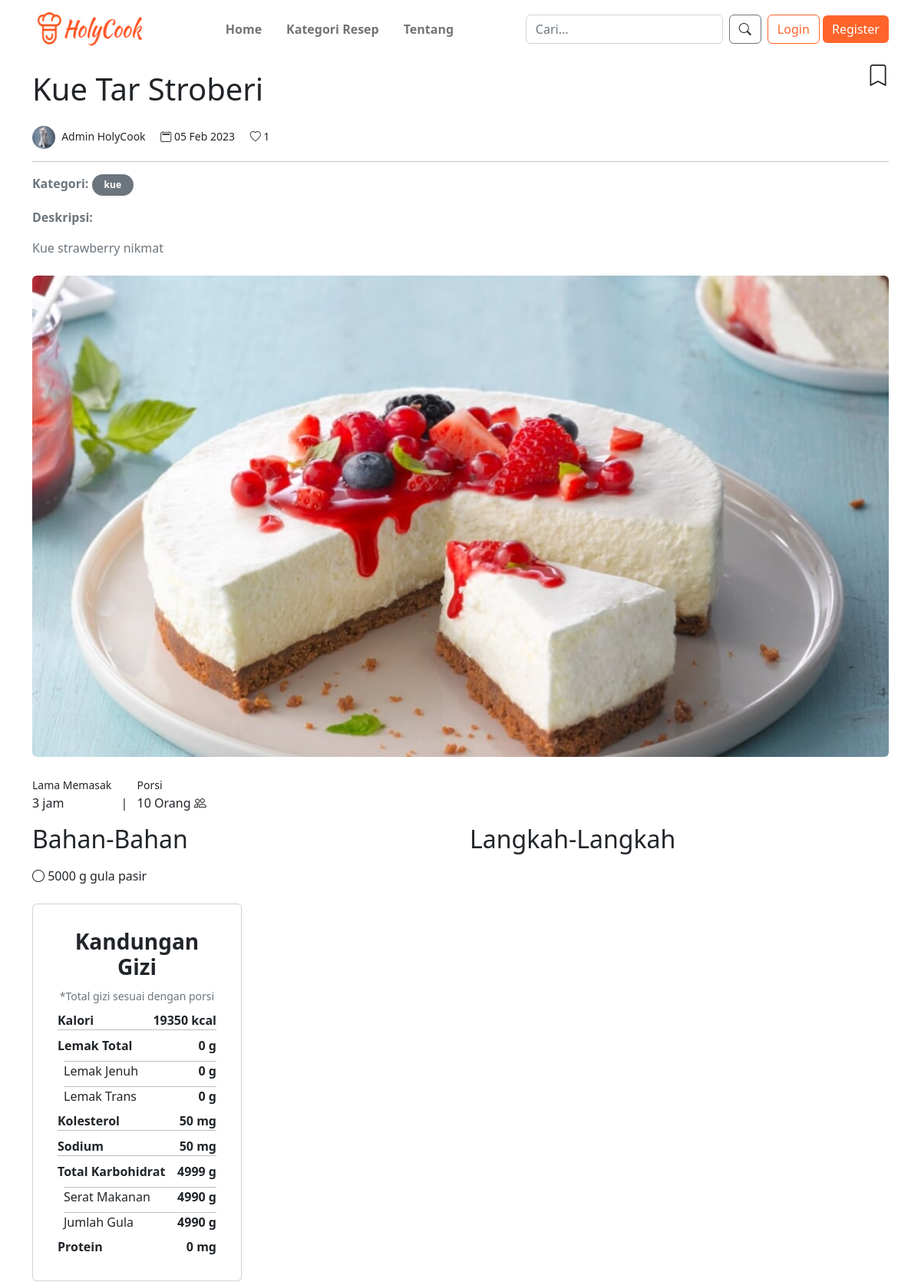
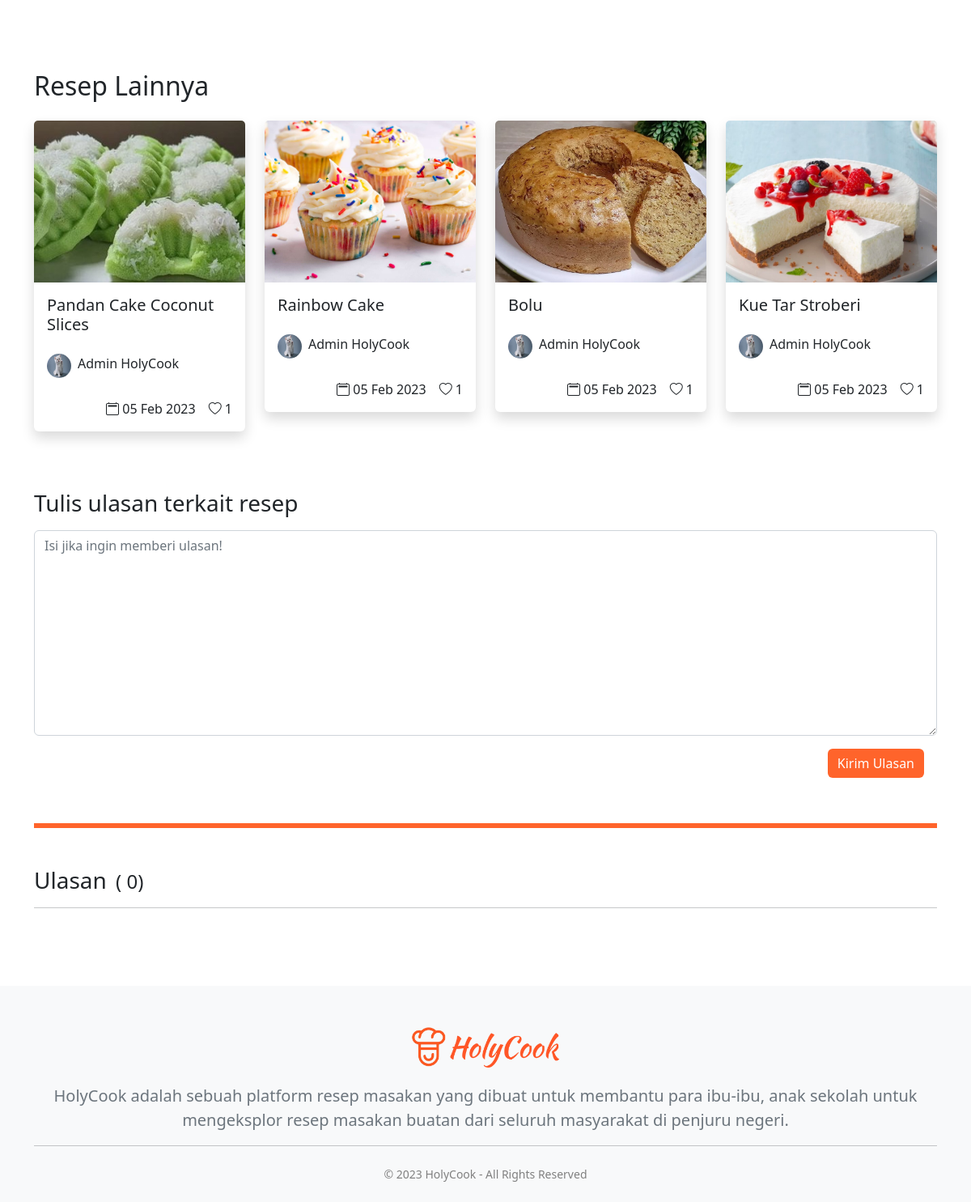
Screenshot of /pages/detail-resep.php?id_resep=8 with the database file from the repository (2 pictures, top to bottom).
### tables this page shows
CREATE TABLE `resep` (
  `id_resep` int(5) NOT NULL AUTO_INCREMENT,
  `judul` varchar(100) NOT NULL,
  `kategori` varchar(50) NOT NULL,
  `porsi` int(5) NOT NULL,
  `lama_masak` varchar(50) NOT NULL,
  `deskripsi` longtext NOT NULL,
  `bahan` longtext NOT NULL,
  `langkah` longtext NOT NULL,
  `gizi` longtext NOT NULL,
  `foto` varchar(50) NOT NULL,
  `tanggal` date NOT NULL,
  `id_user` int(5) NOT NULL,
  PRIMARY KEY (`id_resep`),
  KEY `id_user` (`id_user`),
  CONSTRAINT `resep_ibfk_1` FOREIGN KEY (`id_user`) REFERENCES `user` (`id_user`)
);

CREATE TABLE `user` (
  `id_user` int(5) NOT NULL AUTO_INCREMENT,
  `nama` varchar(100) NOT NULL,
  `jk` enum('L','P') NOT NULL,
  `no_telp` varchar(13) NOT NULL,
  `alamat` text NOT NULL,
  `foto` varchar(50) NOT NULL,
  `email` varchar(50) NOT NULL,
  `password` text NOT NULL,
  PRIMARY KEY (`id_user`)
);

### pages/detail-resep.php (the view, shortened to what this page needs)
<?php
include 'layout.php';
$db = dbConnect();
$id_resep = $_GET['id_resep'];
$sql = "SELECT a.*, b.nama as nama_user, b.foto as fotoUser
        FROM resep as a
        INNER JOIN user as b ON a.id_user = b.id_user
        WHERE a.id_resep = $id_resep";
$res = $db->query($sql);
if ($res) {
    $resep = $res->fetch_assoc();
} else {
    echo $db->error;
}
$sqlfav = "SELECT COUNT(*) as fav FROM resep_favorit WHERE id_resep ='$id_resep'";
$resfav = $db->query($sqlfav);
$fav = $resfav->fetch_assoc();
$kategori = $resep['kategori'];
$sqllainnya = "SELECT COUNT(*) as jml_fav, b.*, c.nama as nama_user, c.foto as fotoUser FROM resep_favorit as a
                INNER JOIN resep as b ON a.id_resep = b.id_resep
                INNER JOIN user as c ON b.id_user = c.id_user
                WHERE kategori = '$kategori'
                GROUP BY b.judul
                ORDER BY RAND()
                LIMIT 4";
$reslainnya = $db->query($sqllainnya);
$datalainnya = $reslainnya->fetch_all(MYSQLI_ASSOC);
?>
<div class="container">
    <div>
        <strong>
            <form id="ffav" action="simpan-favorit.php" method="post">
                <span class="fs-3" style="float:right;cursor:pointer" onclick="konfirmasiSimpan()"><i
                        class="bi bi-bookmark"></i></span>
            </form>
        </strong>
        <h1 class="py-3 mb-0">
            <?= $resep['judul'] ?>
        </h1>
    </div>
    <div class="my-2 mr-4">
        <?php
        if ($resep['fotoUser'] != 'profile-pict.png') {
            ?>
            <img src="../assets/uploads/profile/<?= $resep['fotoUser'] ?>" alt="Profile" class="img-fluid rounded-circle"
                style="width: 30px; height: 30px" />
            <?php
        } else {
            ?>
            <img src="../assets/images/<?= $resep['fotoUser'] ?>" alt="Profile" class="img-fluid rounded-circle"
                style="width: 30px; height: 30px" />
            <?php
        }
        ?>
        <small class="ms-1">
            <?= $resep['nama_user'] ?>
        </small>
        <small class="ms-3"><i class="bi bi-calendar2"></i>
            <?= date('d M Y', strtotime($resep['tanggal'])) ?>
        </small>
        <small class="ms-3"><i class="bi bi-heart"></i>
            <?= $fav['fav'] ?>
        </small>
    </div>
    <div class="my-2">
        <hr />
        <p class="text-muted mt-2">
            <span class="fw-semibold">Kategori: </span>
            <span class="badge rounded-pill text-bg-secondary py-2 px-3">
                <?= $resep['kategori'] ?>
            </span>
        </p>
        <p class="text-muted fw-semibold">
            <span class="fw-semibold">Deskripsi: </span>
        </p>
        <p class="text-muted">
            <?= strip_tags($resep['deskripsi']) ?>
        </p>
    </div>
    <div class=" my-4">
        <img src="../assets/uploads/resep/<?= $resep['foto'] ?>" alt="resep" class="img-fluid w-100 rounded" />
    </div>
    <div class="row mt-0">
        <div class="col-md-12">
            <ul class="list-inline">
                <li class="list-inline-item">
                    <small>Lama Memasak</small>
                    <br />
                    <span>
                        <?= $resep['lama_masak'] ?>
                    </span>
                </li>
                <li class="list-inline-item">|</li>
                <li class="list-inline-item">
                    <small>Porsi</small>
                    <br />
                    <span>
                        <?= $resep['porsi'] ?> Orang <i class="bi bi-people"></i>
                    </span>
                </li>
            </ul>
        </div>
    </div>
    <div class="row">
        <div class="col-md-6">
            <h2>Bahan-Bahan</h2>
            <div class="checklist pb-2">
                <?php
                $jml_bahan = explode(" , ", $resep['bahan']);
                for ($i = 0; $i < count($jml_bahan); $i++) {
                    ?>
                    <div class="recipe-checkbox mt-3 mb-3">
                        <span style="cursor:pointer"><i class="bi bi-circle"></i>
                            <?= $jml_bahan[$i] ?>
                        </span>
                    </div>
                    <?php
                }
                ?>
            </div>
            <div class="card p-3 w-50">
                <div class="card-body">
                    <h3 class="card-title fw-bold text-center">Kandungan Gizi</h3>
                    <center><small class="text-muted mb-3">*Total gizi sesuai dengan porsi</small></center>
                    <div class="d-flex justify-content-between mt-2" style="border-bottom: 1px solid#bdbdbd">
                        <span class="fw-bold">Kalori</span>
                        <span class="fw-semibold kalori">0</span>
                    </div>
                    <div class="d-flex justify-content-between mt-2">
                        <span class="fw-bold">Lemak Total</span>
                        <span class="fw-semibold lemak-total">0 g</span>
                    </div>
                    <div class="d-flex justify-content-between mt-2 ms-2 mt-2" style="border-top: 1px solid #bdbdbd">
                        <span>Lemak Jenuh</span>
                        <span class="fw-semibold lemak-jenuh">0 g</span>
                    </div>
                    <div class="d-flex justify-content-between mt-2 ms-2 mt-2" style="border-top: 1px solid #bdbdbd">
                        <span>Lemak Trans</span>
                        <span class="fw-semibold lemak-trans">0 g</span>
                    </div>
                    <div class="d-flex justify-content-between mt-2" style="border-bottom: 1px solid#bdbdbd">
                        <span class="fw-bold">Kolesterol</span>
                        <span class="fw-semibold kolesterol">0 g</span>
                    </div>
                    <div class="d-flex justify-content-between mt-2" style="border-bottom: 1px solid#bdbdbd">
                        <span class="fw-bold">Sodium</span>
                        <span class="fw-semibold sodium">0 g</span>
                    </div>
                    <div class="d-flex justify-content-between mt-2">
                        <span class="fw-bold">Total Karbohidrat</span>
                        <span class="fw-semibold karbohidrat">0 g</span>
                    </div>
                    <div class="d-flex justify-content-between mt-2 ms-2 mt-2" style="border-top: 1px solid #bdbdbd">
                        <span>Serat Makanan</span>
                        <span class="fw-semibold seratmakanan">0 g</span>
                    </div>
                    <div class="d-flex justify-content-between mt-2 ms-2 mt-2" style="border-top: 1px solid #bdbdbd">
                        <span>Jumlah Gula</span>
                        <span class="fw-semibold jumlahgula">0 g</span>
                    </div>
                    <div class="d-flex justify-content-between mt-2">
                        <span class="fw-bold">Protein</span>
                        <span class="fw-semibold protein">0 g</span>
                    </div>
                </div>
            </div>
            <br>
        </div>
        <div class="col-md-6">
            <h2>Langkah-Langkah</h2>
        </div>
    </div>
    <div class="row mb-4">
        <h2 class="py-3 mt-5">Resep Lainnya</h2>
        <?php
        foreach ($datalainnya as $barisData) {
            ?>
            <div class="col-md-3 mb-5">
                <a href="detail-resep.php?id_resep=<?= $barisData['id_resep'] ?>"
                    class="text-decoration-none text-dark resep">
                    <div class="card shadow border-0">
                        <div class="inner">
                            <img src="../assets/uploads/resep/<?= $barisData['foto'] ?>" class="card-img-top img-fluid"
                                alt="..." style="width: 100%; height: 200px;" />
                        </div>
                        <div class="card-body">
                            <h5 class="card-title mb-4 judul">
                                <?= $barisData['judul'] ?>
                            </h5>
                            <div class="d-flex justify-content-start">
                                <?php
                                if ($barisData['fotoUser'] != 'profile-pict.png') {
                                    ?>
                                    <img src="../assets/uploads/profile/<?= $barisData['fotoUser'] ?>" alt="Profile"
                                        class="img-fluid rounded-circle" style="width: 30px; height: 30px" />
                                    <?php
                                } else {
                                    ?>
                                    <img src="../assets/images/<?= $barisData['fotoUser'] ?>" alt="Profile"
                                        class="img-fluid rounded-circle" style="width: 30px; height: 30px" />
                                    <?php
                                }
                                ?>
                                <p class="ms-2">
                                    <?= $barisData['nama_user'] ?>
                                </p>
                            </div>
                        </div>
                        <div class="d-flex justify-content-end">
                            <p class="me-3"><i class="bi bi-calendar2"></i>
                                <?= date('d M Y', strtotime($barisData['tanggal'])) ?>
                            </p>
                            <p class="me-3"><i class="bi bi-heart"></i>
                                <?= $barisData['jml_fav'] ?>
                            </p>
                        </div>
                    </div>
                </a>
            </div>
            <?php
        }
        ?>
    </div>
    <h3 class="mb-3">Tulis ulasan terkait resep</h3>
    <form action="simpan-ulasan.php" method="post">
        <div class="form-group">
            <textarea name="isi" class="form-control w-100 mb-3" rows="10" placeholder="Isi jika ingin memberi ulasan!"
                required></textarea>
            <div class="d-flex justify-content-end me-3 mb-2">
                <button type="submit" name="submit" class="btn btn-primary btnOren mb-5"
                    style="background:#ff642b;border:none;">Kirim
                    Ulasan</button>
            </div>
        </div>
    </form>
    <div style="border: 3px solid #ff642b" class="mb-5"></div>
    <?php
    $sqlcount = "SELECT COUNT(*) as jml_ulasan FROM ulasan WHERE id_resep = '$id_resep'";
    $rescount = $db->query($sqlcount);
    $jml_ulasan = $rescount->fetch_assoc();
    ?>
    <h3 class="mb-3">Ulasan
        <span class="fs-4 ms-1">
            (
            <?= $jml_ulasan['jml_ulasan'] ?>)
        </span>
    </h3>
    <hr>
</div>

### assets/components/Style.css (style rules this page uses)
.inner { overflow: hidden; }
.inner img { transition: all 0.5s ease; object-fit: cover; }
.resep .judul { transition: all 0.3s ease; }
.btnOren { background: #ff642b; border-color: #ff642b; }

### pages/layout.php (style rules this page uses)
html, body { height: 100%; background: #fff; }

### rows the page displays
resep: judul "Kue Tar Stroberi", id_user.foto (picture), id_user.nama "Admin HolyCook", tanggal "05 Feb 2023", kategori "kue", deskripsi "Kue strawberry nikmat", foto (picture), lama_masak "3 jam", porsi "10", bahan "5000 g gula pasir", jml_fav "1"
resep: foto (picture), judul "Pandan Cake Coconut Slices", id_user.foto (picture), id_user.nama "Admin HolyCook", tanggal "05 Feb 2023", jml_fav "1"
resep: foto (picture), judul "Rainbow Cake", id_user.foto (picture), id_user.nama "Admin HolyCook", tanggal "05 Feb 2023", jml_fav "1"
resep: foto (picture), judul "Bolu", id_user.foto (picture), id_user.nama "Admin HolyCook", tanggal "05 Feb 2023", jml_fav "1"

### other values shown
$fav['fav'] "1"
$jml_ulasan['jml_ulasan'] "0"
